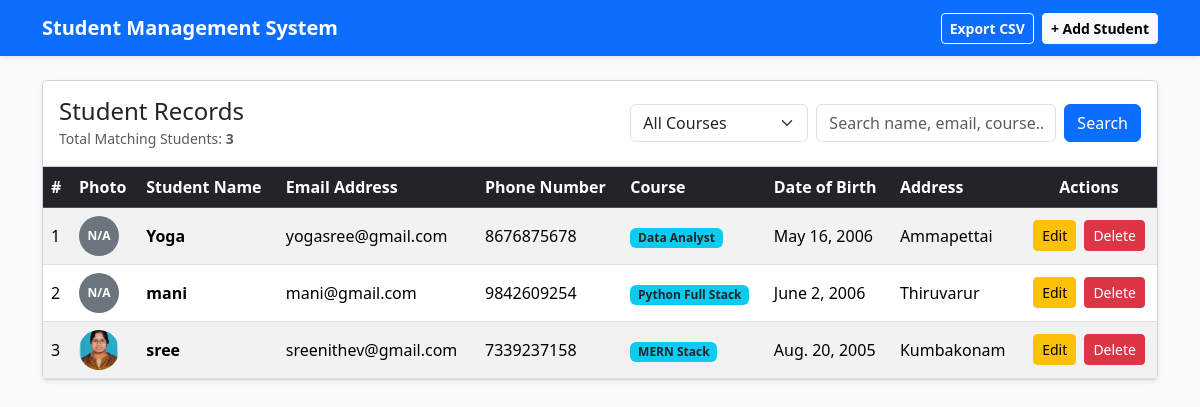
The page / on the database its author committed.
### students/models.py (models this page shows, shortened)
class Student(models.Model):
    student_name = models.CharField(max_length=100)
    email = models.EmailField(unique=True)
    phone_number = models.CharField(max_length=15)
    course = models.CharField(max_length=100)
    date_of_birth = models.DateField()
    address = models.TextField()
    profile_photo = models.ImageField(upload_to='student_photos/', blank=True, null=True)
    created_at = models.DateTimeField(auto_now_add=True)
    updated_at = models.DateTimeField(auto_now=True)

### students/views.py (the view)
# urls.py: path('', views.student_list, name='student_list'),
def student_list(request):
    selected_course = request.GET.get('course', '').strip()
    students_qs = Student.objects.all().order_by('-created_at')
    return _render_student_list(request, students_qs, selected_course=selected_course)

### students/views.py (called while the page is built)
def _render_student_list(request, queryset, query='', selected_course=''):
    courses = Student.objects.values_list('course', flat=True).distinct().order_by('course')
    if selected_course:
        queryset = queryset.filter(course__iexact=selected_course)
    total_students = queryset.count()
    paginator = Paginator(queryset, 5)  # 5 students per page (Bonus: Pagination)
    page_number = request.GET.get('page')
    page_obj = paginator.get_page(page_number)
    return render(request, 'students/student_list.html', {
        'students': page_obj,
        'page_obj': page_obj,
        'total_students': total_students,
        'courses': courses,
        'selected_course': selected_course,
        'query': query,
    })

### students/templates/students/student_list.html (shortened to what this page needs)
{% extends 'base.html' %}
{% block content %}
<div class="card shadow-sm">
    <div class="card-header bg-white py-3 d-flex justify-content-between align-items-center flex-wrap gap-2">
        <div>
            <h4 class="mb-0">Student Records</h4>
            <small class="text-muted">Total Matching Students: <strong>{{ total_students }}</strong></small>
        </div>
        <form method="GET" action="{% url 'student_search' %}" class="d-flex flex-wrap gap-2">
            <select name="course" class="form-select" style="width: auto;" onchange="this.form.submit()">
                <option value="">All Courses</option>
            </select>
            <input type="text" name="q" class="form-control" style="width: 240px;" placeholder="Search name, email, course..." value="{{ query|default:'' }}">
            <button type="submit" class="btn btn-primary">Search</button>
        </form>
    </div>
    <div class="card-body p-0">
        <div class="table-responsive">
            <table class="table table-striped table-hover mb-0 align-middle">
                <thead class="table-dark">
                    <tr>
                        <th>#</th>
                        <th>Photo</th>
                        <th>Student Name</th>
                        <th>Email Address</th>
                        <th>Phone Number</th>
                        <th>Course</th>
                        <th>Date of Birth</th>
                        <th>Address</th>
                        <th class="text-center">Actions</th>
                    </tr>
                </thead>
                <tbody>
                    {% for student in students %}
                    <tr>
                        <td>{{ forloop.counter0|add:page_obj.start_index }}</td>
                        <td>
                            {% if student.profile_photo %}
                                <img src="{{ student.profile_photo.url }}" alt="{{ student.student_name }}" class="rounded-circle object-fit-cover" width="40" height="40">
                            {% else %}
                                <span class="badge bg-secondary rounded-circle d-inline-flex align-items-center justify-content-center" style="width: 40px; height: 40px;">N/A</span>
                            {% endif %}
                        </td>
                        <td class="fw-semibold">{{ student.student_name }}</td>
                        <td>{{ student.email }}</td>
                        <td>{{ student.phone_number }}</td>
                        <td><span class="badge bg-info text-dark">{{ student.course }}</span></td>
                        <td>{{ student.date_of_birth }}</td>
                        <td>{{ student.address }}</td>
                        <td class="text-center text-nowrap">
                            <a href="{% url 'student_update' student.pk %}" class="btn btn-sm btn-warning me-1">Edit</a>
                            <a href="{% url 'student_delete' student.pk %}" class="btn btn-sm btn-danger">Delete</a>
                        </td>
                    </tr>
                    {% empty %}
                    <tr>
                        <td colspan="9" class="text-center py-4 text-muted">
                            No student records found. <a href="{% url 'student_create' %}">Add your first student</a>.
                        </td>
                    </tr>
                    {% endfor %}
                </tbody>
            </table>
        </div>
    </div>
</div>
{% endblock %}

### students/templates/base.html (shortened to what this page needs)
<!DOCTYPE html>
<html lang="en">
<head>
    <link href="https://cdn.jsdelivr.net/npm/bootstrap@5.3.2/dist/css/bootstrap.min.css" rel="stylesheet">
</head>
<body class="bg-light">
    <nav class="navbar navbar-expand-lg navbar-dark bg-primary mb-4 shadow-sm">
        <div class="container">
            <a class="navbar-brand fw-bold" href="{% url 'student_list' %}">Student Management System</a>
            <div class="d-flex gap-2">
                <a href="{% url 'export_students_csv' %}" class="btn btn-outline-light btn-sm fw-semibold">Export CSV</a>
                <a href="{% url 'student_create' %}" class="btn btn-light btn-sm fw-semibold">+ Add Student</a>
            </div>
        </div>
    </nav>
    <div class="container">
        {% block content %}{% endblock %}
    </div>
</body>
</html>

### rows shown on the page
Student: profile_photo "N/A", student_name "Yoga", email "yogasree@gmail.com", phone_number "8676875678", course "Data Analyst", date_of_birth "May 16, 2006", address "Ammapettai"
Student: profile_photo "N/A", student_name "mani", email "mani@gmail.com", phone_number "9842609254", course "Python Full Stack", date_of_birth "June 2, 2006", address "Thiruvarur"
Student: profile_photo (picture), student_name "sree", email "sreenithev@gmail.com", phone_number "7339237158", course "MERN Stack", date_of_birth "Aug. 20, 2005", address "Kumbakonam"

### other values the page prints
{{ total_students }} "3"
